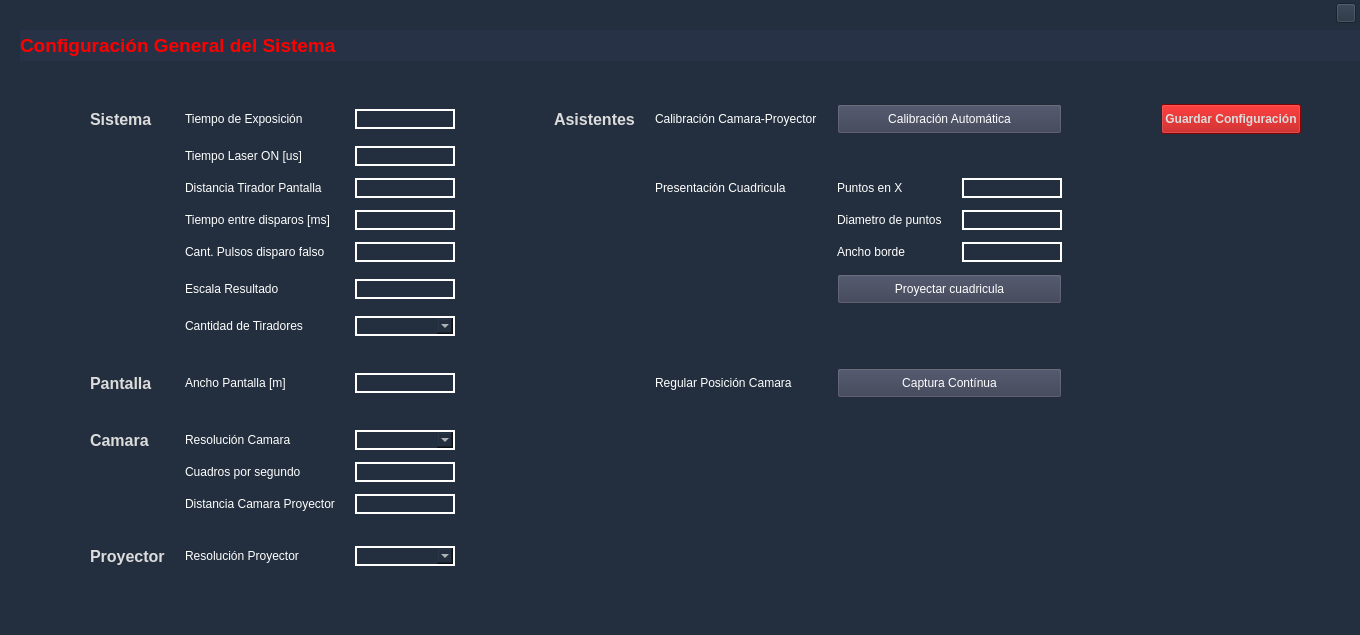
<?xml version="1.0" encoding="UTF-8"?>
<ui version="4.0">
 <class>Configuracion</class>
 <widget class="QWidget" name="Configuracion">
  <property name="geometry">
   <rect>
    <x>0</x>
    <y>0</y>
    <width>1360</width>
    <height>635</height>
   </rect>
  </property>
  <property name="minimumSize">
   <size>
    <width>1360</width>
    <height>635</height>
   </size>
  </property>
  <property name="windowTitle">
   <string>Configuracion General</string>
  </property>
  <property name="styleSheet">
   <string notr="true">QWidget{
	background-color: rgb(30, 40, 50);
	background-color: #232F3E;
}
QComboBox{
    border: 2px solid  rgb(255, 255, 255);
    color: rgb(255, 255, 255);
   alignment: AlignRight;
}
QLineEdit{
    border: 2px solid  rgb(255, 255, 255);
    color: rgb(255, 255, 255);
   alignment: AlignRight;
}</string>
  </property>
  <widget class="QPushButton" name="pushButtonSalir">
   <property name="geometry">
    <rect>
     <x>1336</x>
     <y>3</y>
     <width>20</width>
     <height>20</height>
    </rect>
   </property>
   <property name="styleSheet">
    <string notr="true"/>
   </property>
   <property name="text">
    <string/>
   </property>
   <property name="icon">
    <iconset resource="../RecursosSTPUI.qrc">
     <normaloff>:/Imagnes MainSTP/MyIconos/icono Salir.png</normaloff>:/Imagnes MainSTP/MyIconos/icono Salir.png</iconset>
   </property>
   <property name="iconSize">
    <size>
     <width>20</width>
     <height>20</height>
    </size>
   </property>
  </widget>
  <widget class="QLabel" name="labelConfiguracionGeneralSist">
   <property name="geometry">
    <rect>
     <x>20</x>
     <y>30</y>
     <width>1341</width>
     <height>31</height>
    </rect>
   </property>
   <property name="sizePolicy">
    <sizepolicy hsizetype="Expanding" vsizetype="Preferred">
     <horstretch>0</horstretch>
     <verstretch>6</verstretch>
    </sizepolicy>
   </property>
   <property name="font">
    <font>
     <pointsize>14</pointsize>
     <weight>75</weight>
     <bold>true</bold>
    </font>
   </property>
   <property name="styleSheet">
    <string notr="true">color: rgb(255, 0, 0);
background-color: rgb(40, 50, 70);
</string>
   </property>
   <property name="text">
    <string>Configuración General del Sistema</string>
   </property>
   <property name="alignment">
    <set>Qt::AlignLeading|Qt::AlignLeft|Qt::AlignVCenter</set>
   </property>
  </widget>
  <widget class="QWidget" name="layoutWidget">
   <property name="geometry">
    <rect>
     <x>90</x>
     <y>100</y>
     <width>1211</width>
     <height>478</height>
    </rect>
   </property>
   <layout class="QGridLayout" name="gridLayoutSistema">
    <property name="horizontalSpacing">
     <number>20</number>
    </property>
    <property name="verticalSpacing">
     <number>8</number>
    </property>
    <item row="3" column="6">
     <widget class="QLabel" name="label_9">
      <property name="sizePolicy">
       <sizepolicy hsizetype="Expanding" vsizetype="Preferred">
        <horstretch>0</horstretch>
        <verstretch>0</verstretch>
       </sizepolicy>
      </property>
      <property name="styleSheet">
       <string notr="true">color: rgb(255, 255, 255);</string>
      </property>
      <property name="text">
       <string>Diametro de puntos</string>
      </property>
     </widget>
    </item>
    <item row="2" column="6">
     <widget class="QLabel" name="labelPuntosX">
      <property name="sizePolicy">
       <sizepolicy hsizetype="Expanding" vsizetype="Preferred">
        <horstretch>0</horstretch>
        <verstretch>0</verstretch>
       </sizepolicy>
      </property>
      <property name="styleSheet">
       <string notr="true">color: rgb(255, 255, 255);</string>
      </property>
      <property name="text">
       <string>Puntos en X</string>
      </property>
     </widget>
    </item>
    <item row="10" column="0">
     <widget class="QLabel" name="labelCamara">
      <property name="font">
       <font>
        <pointsize>12</pointsize>
        <weight>75</weight>
        <bold>true</bold>
       </font>
      </property>
      <property name="styleSheet">
       <string notr="true">color: rgb(220, 220, 220);</string>
      </property>
      <property name="text">
       <string>Camara</string>
      </property>
     </widget>
    </item>
    <item row="0" column="3">
     <spacer name="horizontalSpacer_7">
      <property name="orientation">
       <enum>Qt::Horizontal</enum>
      </property>
      <property name="sizeHint" stdset="0">
       <size>
        <width>10</width>
        <height>20</height>
       </size>
      </property>
     </spacer>
    </item>
    <item row="8" column="1">
     <widget class="QLabel" name="labelAnchoPantalla">
      <property name="sizePolicy">
       <sizepolicy hsizetype="Expanding" vsizetype="Preferred">
        <horstretch>0</horstretch>
        <verstretch>0</verstretch>
       </sizepolicy>
      </property>
      <property name="styleSheet">
       <string notr="true">color: rgb(255, 255, 255);</string>
      </property>
      <property name="text">
       <string>Ancho Pantalla [m]</string>
      </property>
     </widget>
    </item>
    <item row="12" column="1">
     <widget class="QLabel" name="labelDistCamaraProyector">
      <property name="sizePolicy">
       <sizepolicy hsizetype="Expanding" vsizetype="Preferred">
        <horstretch>0</horstretch>
        <verstretch>0</verstretch>
       </sizepolicy>
      </property>
      <property name="styleSheet">
       <string notr="true">color: rgb(255, 255, 255);</string>
      </property>
      <property name="text">
       <string>Distancia Camara Proyector</string>
      </property>
     </widget>
    </item>
    <item row="1" column="2">
     <widget class="QLineEdit" name="lineTiempoLaserOn">
      <property name="sizePolicy">
       <sizepolicy hsizetype="Expanding" vsizetype="Fixed">
        <horstretch>0</horstretch>
        <verstretch>0</verstretch>
       </sizepolicy>
      </property>
      <property name="minimumSize">
       <size>
        <width>100</width>
        <height>0</height>
       </size>
      </property>
      <property name="maximumSize">
       <size>
        <width>100</width>
        <height>16777215</height>
       </size>
      </property>
      <property name="layoutDirection">
       <enum>Qt::LeftToRight</enum>
      </property>
      <property name="alignment">
       <set>Qt::AlignRight|Qt::AlignTrailing|Qt::AlignVCenter</set>
      </property>
     </widget>
    </item>
    <item row="5" column="2">
     <widget class="QLineEdit" name="lineEscalaResultado">
      <property name="sizePolicy">
       <sizepolicy hsizetype="Expanding" vsizetype="Fixed">
        <horstretch>0</horstretch>
        <verstretch>0</verstretch>
       </sizepolicy>
      </property>
      <property name="minimumSize">
       <size>
        <width>100</width>
        <height>0</height>
       </size>
      </property>
      <property name="maximumSize">
       <size>
        <width>100</width>
        <height>16777215</height>
       </size>
      </property>
      <property name="alignment">
       <set>Qt::AlignRight|Qt::AlignTrailing|Qt::AlignVCenter</set>
      </property>
     </widget>
    </item>
    <item row="3" column="2">
     <widget class="QLineEdit" name="lineTiempoEntreDisparos">
      <property name="sizePolicy">
       <sizepolicy hsizetype="Expanding" vsizetype="Fixed">
        <horstretch>0</horstretch>
        <verstretch>0</verstretch>
       </sizepolicy>
      </property>
      <property name="minimumSize">
       <size>
        <width>100</width>
        <height>0</height>
       </size>
      </property>
      <property name="maximumSize">
       <size>
        <width>100</width>
        <height>16777215</height>
       </size>
      </property>
      <property name="alignment">
       <set>Qt::AlignRight|Qt::AlignTrailing|Qt::AlignVCenter</set>
      </property>
     </widget>
    </item>
    <item row="10" column="2">
     <widget class="QComboBox" name="comboResolucionCamara">
      <property name="sizePolicy">
       <sizepolicy hsizetype="Expanding" vsizetype="Fixed">
        <horstretch>0</horstretch>
        <verstretch>0</verstretch>
       </sizepolicy>
      </property>
      <property name="minimumSize">
       <size>
        <width>100</width>
        <height>0</height>
       </size>
      </property>
      <property name="maximumSize">
       <size>
        <width>100</width>
        <height>16777215</height>
       </size>
      </property>
      <property name="layoutDirection">
       <enum>Qt::LeftToRight</enum>
      </property>
      <property name="styleSheet">
       <string notr="true"/>
      </property>
     </widget>
    </item>
    <item row="12" column="2">
     <widget class="QLineEdit" name="lineDistCamaraProyector">
      <property name="sizePolicy">
       <sizepolicy hsizetype="Expanding" vsizetype="Fixed">
        <horstretch>0</horstretch>
        <verstretch>0</verstretch>
       </sizepolicy>
      </property>
      <property name="minimumSize">
       <size>
        <width>100</width>
        <height>0</height>
       </size>
      </property>
      <property name="maximumSize">
       <size>
        <width>100</width>
        <height>16777215</height>
       </size>
      </property>
      <property name="alignment">
       <set>Qt::AlignRight|Qt::AlignTrailing|Qt::AlignVCenter</set>
      </property>
     </widget>
    </item>
    <item row="4" column="1">
     <widget class="QLabel" name="labelCantPulsosDisparoFalso">
      <property name="sizePolicy">
       <sizepolicy hsizetype="Expanding" vsizetype="Preferred">
        <horstretch>0</horstretch>
        <verstretch>0</verstretch>
       </sizepolicy>
      </property>
      <property name="styleSheet">
       <string notr="true">color: rgb(255, 255, 255);</string>
      </property>
      <property name="text">
       <string>Cant. Pulsos disparo falso</string>
      </property>
     </widget>
    </item>
    <item row="8" column="2">
     <widget class="QLineEdit" name="lineAnchoPantalla">
      <property name="sizePolicy">
       <sizepolicy hsizetype="Expanding" vsizetype="Fixed">
        <horstretch>0</horstretch>
        <verstretch>0</verstretch>
       </sizepolicy>
      </property>
      <property name="minimumSize">
       <size>
        <width>100</width>
        <height>0</height>
       </size>
      </property>
      <property name="maximumSize">
       <size>
        <width>100</width>
        <height>16777215</height>
       </size>
      </property>
      <property name="layoutDirection">
       <enum>Qt::LeftToRight</enum>
      </property>
      <property name="alignment">
       <set>Qt::AlignRight|Qt::AlignTrailing|Qt::AlignVCenter</set>
      </property>
     </widget>
    </item>
    <item row="6" column="2">
     <widget class="QComboBox" name="comboCantidadTiradores">
      <property name="sizePolicy">
       <sizepolicy hsizetype="Expanding" vsizetype="Fixed">
        <horstretch>0</horstretch>
        <verstretch>0</verstretch>
       </sizepolicy>
      </property>
      <property name="minimumSize">
       <size>
        <width>100</width>
        <height>0</height>
       </size>
      </property>
      <property name="maximumSize">
       <size>
        <width>100</width>
        <height>16777215</height>
       </size>
      </property>
      <property name="styleSheet">
       <string notr="true"/>
      </property>
     </widget>
    </item>
    <item row="2" column="2">
     <widget class="QLineEdit" name="lineDisTiradorPantalla">
      <property name="sizePolicy">
       <sizepolicy hsizetype="Expanding" vsizetype="Fixed">
        <horstretch>0</horstretch>
        <verstretch>0</verstretch>
       </sizepolicy>
      </property>
      <property name="minimumSize">
       <size>
        <width>100</width>
        <height>0</height>
       </size>
      </property>
      <property name="maximumSize">
       <size>
        <width>100</width>
        <height>16777215</height>
       </size>
      </property>
      <property name="layoutDirection">
       <enum>Qt::LeftToRight</enum>
      </property>
      <property name="alignment">
       <set>Qt::AlignRight|Qt::AlignTrailing|Qt::AlignVCenter</set>
      </property>
     </widget>
    </item>
    <item row="3" column="1">
     <widget class="QLabel" name="labelTiempoEntreDisparos">
      <property name="sizePolicy">
       <sizepolicy hsizetype="Expanding" vsizetype="Preferred">
        <horstretch>0</horstretch>
        <verstretch>0</verstretch>
       </sizepolicy>
      </property>
      <property name="styleSheet">
       <string notr="true">color: rgb(255, 255, 255);</string>
      </property>
      <property name="text">
       <string>Tiempo entre disparos [ms]</string>
      </property>
     </widget>
    </item>
    <item row="7" column="1">
     <spacer name="horizontalSpacer">
      <property name="orientation">
       <enum>Qt::Horizontal</enum>
      </property>
      <property name="sizeType">
       <enum>QSizePolicy::Minimum</enum>
      </property>
      <property name="sizeHint" stdset="0">
       <size>
        <width>40</width>
        <height>20</height>
       </size>
      </property>
     </spacer>
    </item>
    <item row="0" column="4">
     <widget class="QLabel" name="labelAsistentes">
      <property name="font">
       <font>
        <pointsize>12</pointsize>
        <weight>75</weight>
        <bold>true</bold>
       </font>
      </property>
      <property name="styleSheet">
       <string notr="true">color: rgb(220, 220, 220);</string>
      </property>
      <property name="text">
       <string>Asistentes</string>
      </property>
     </widget>
    </item>
    <item row="14" column="1">
     <widget class="QLabel" name="labelResolucionProyector">
      <property name="sizePolicy">
       <sizepolicy hsizetype="Expanding" vsizetype="Preferred">
        <horstretch>0</horstretch>
        <verstretch>0</verstretch>
       </sizepolicy>
      </property>
      <property name="styleSheet">
       <string notr="true">color: rgb(255, 255, 255);</string>
      </property>
      <property name="text">
       <string>Resolución Proyector</string>
      </property>
     </widget>
    </item>
    <item row="4" column="2">
     <widget class="QLineEdit" name="lineCantPulsosDisparoFalso">
      <property name="sizePolicy">
       <sizepolicy hsizetype="Expanding" vsizetype="Fixed">
        <horstretch>0</horstretch>
        <verstretch>0</verstretch>
       </sizepolicy>
      </property>
      <property name="minimumSize">
       <size>
        <width>100</width>
        <height>0</height>
       </size>
      </property>
      <property name="maximumSize">
       <size>
        <width>100</width>
        <height>16777215</height>
       </size>
      </property>
      <property name="alignment">
       <set>Qt::AlignRight|Qt::AlignTrailing|Qt::AlignVCenter</set>
      </property>
     </widget>
    </item>
    <item row="5" column="1">
     <widget class="QLabel" name="labelEscalaResultado">
      <property name="sizePolicy">
       <sizepolicy hsizetype="Expanding" vsizetype="Preferred">
        <horstretch>0</horstretch>
        <verstretch>0</verstretch>
       </sizepolicy>
      </property>
      <property name="styleSheet">
       <string notr="true">color: rgb(255, 255, 255);</string>
      </property>
      <property name="text">
       <string>Escala Resultado</string>
      </property>
     </widget>
    </item>
    <item row="10" column="1">
     <widget class="QLabel" name="labelResolucionCamara">
      <property name="sizePolicy">
       <sizepolicy hsizetype="Expanding" vsizetype="Preferred">
        <horstretch>0</horstretch>
        <verstretch>0</verstretch>
       </sizepolicy>
      </property>
      <property name="styleSheet">
       <string notr="true">color: rgb(255, 255, 255);</string>
      </property>
      <property name="text">
       <string>Resolución Camara</string>
      </property>
     </widget>
    </item>
    <item row="0" column="2">
     <widget class="QLineEdit" name="lineTiempoExposicion">
      <property name="sizePolicy">
       <sizepolicy hsizetype="Expanding" vsizetype="Fixed">
        <horstretch>0</horstretch>
        <verstretch>0</verstretch>
       </sizepolicy>
      </property>
      <property name="minimumSize">
       <size>
        <width>100</width>
        <height>0</height>
       </size>
      </property>
      <property name="maximumSize">
       <size>
        <width>100</width>
        <height>16777215</height>
       </size>
      </property>
      <property name="layoutDirection">
       <enum>Qt::LeftToRight</enum>
      </property>
      <property name="alignment">
       <set>Qt::AlignRight|Qt::AlignTrailing|Qt::AlignVCenter</set>
      </property>
     </widget>
    </item>
    <item row="14" column="2">
     <widget class="QComboBox" name="comboResolucionProyector">
      <property name="sizePolicy">
       <sizepolicy hsizetype="Expanding" vsizetype="Fixed">
        <horstretch>0</horstretch>
        <verstretch>0</verstretch>
       </sizepolicy>
      </property>
      <property name="minimumSize">
       <size>
        <width>100</width>
        <height>0</height>
       </size>
      </property>
      <property name="maximumSize">
       <size>
        <width>100</width>
        <height>16777215</height>
       </size>
      </property>
      <property name="layoutDirection">
       <enum>Qt::LeftToRight</enum>
      </property>
      <property name="styleSheet">
       <string notr="true">alignment: AlignRight;</string>
      </property>
     </widget>
    </item>
    <item row="11" column="2">
     <widget class="QLineEdit" name="lineCuadrosPorSegundo">
      <property name="sizePolicy">
       <sizepolicy hsizetype="Expanding" vsizetype="Fixed">
        <horstretch>0</horstretch>
        <verstretch>0</verstretch>
       </sizepolicy>
      </property>
      <property name="minimumSize">
       <size>
        <width>100</width>
        <height>0</height>
       </size>
      </property>
      <property name="maximumSize">
       <size>
        <width>100</width>
        <height>16777215</height>
       </size>
      </property>
      <property name="alignment">
       <set>Qt::AlignRight|Qt::AlignTrailing|Qt::AlignVCenter</set>
      </property>
     </widget>
    </item>
    <item row="11" column="1">
     <widget class="QLabel" name="labelCuadrosPorSegundo">
      <property name="sizePolicy">
       <sizepolicy hsizetype="Expanding" vsizetype="Preferred">
        <horstretch>0</horstretch>
        <verstretch>0</verstretch>
       </sizepolicy>
      </property>
      <property name="styleSheet">
       <string notr="true">color: rgb(255, 255, 255);</string>
      </property>
      <property name="text">
       <string>Cuadros por segundo</string>
      </property>
     </widget>
    </item>
    <item row="0" column="0">
     <widget class="QLabel" name="labelSistema">
      <property name="font">
       <font>
        <pointsize>12</pointsize>
        <weight>75</weight>
        <bold>true</bold>
       </font>
      </property>
      <property name="styleSheet">
       <string notr="true">color: rgb(220, 220, 220);</string>
      </property>
      <property name="text">
       <string>Sistema</string>
      </property>
     </widget>
    </item>
    <item row="8" column="0">
     <widget class="QLabel" name="labelPantalla">
      <property name="font">
       <font>
        <pointsize>12</pointsize>
        <weight>75</weight>
        <bold>true</bold>
       </font>
      </property>
      <property name="styleSheet">
       <string notr="true">color: rgb(220, 220, 220);</string>
      </property>
      <property name="text">
       <string>Pantalla</string>
      </property>
     </widget>
    </item>
    <item row="0" column="1">
     <widget class="QLabel" name="labelTiempoExposicion">
      <property name="sizePolicy">
       <sizepolicy hsizetype="Expanding" vsizetype="Preferred">
        <horstretch>0</horstretch>
        <verstretch>0</verstretch>
       </sizepolicy>
      </property>
      <property name="styleSheet">
       <string notr="true">color: rgb(255, 255, 255);</string>
      </property>
      <property name="text">
       <string>Tiempo de Exposición</string>
      </property>
     </widget>
    </item>
    <item row="0" column="5">
     <widget class="QLabel" name="labelCalibCamaraProy">
      <property name="sizePolicy">
       <sizepolicy hsizetype="Expanding" vsizetype="Preferred">
        <horstretch>0</horstretch>
        <verstretch>0</verstretch>
       </sizepolicy>
      </property>
      <property name="styleSheet">
       <string notr="true">color: rgb(255, 255, 255);</string>
      </property>
      <property name="text">
       <string>Calibración Camara-Proyector</string>
      </property>
     </widget>
    </item>
    <item row="6" column="1">
     <widget class="QLabel" name="labelCantidadTiradores">
      <property name="sizePolicy">
       <sizepolicy hsizetype="Expanding" vsizetype="Preferred">
        <horstretch>0</horstretch>
        <verstretch>0</verstretch>
       </sizepolicy>
      </property>
      <property name="styleSheet">
       <string notr="true">color: rgb(255, 255, 255);</string>
      </property>
      <property name="text">
       <string>Cantidad de Tiradores</string>
      </property>
     </widget>
    </item>
    <item row="1" column="1">
     <widget class="QLabel" name="labelTiempoLaserOn">
      <property name="sizePolicy">
       <sizepolicy hsizetype="Expanding" vsizetype="Preferred">
        <horstretch>0</horstretch>
        <verstretch>0</verstretch>
       </sizepolicy>
      </property>
      <property name="styleSheet">
       <string notr="true">color: rgb(255, 255, 255);</string>
      </property>
      <property name="text">
       <string>Tiempo Laser ON [us]</string>
      </property>
     </widget>
    </item>
    <item row="13" column="1">
     <spacer name="horizontalSpacer_2">
      <property name="orientation">
       <enum>Qt::Horizontal</enum>
      </property>
      <property name="sizeHint" stdset="0">
       <size>
        <width>40</width>
        <height>20</height>
       </size>
      </property>
     </spacer>
    </item>
    <item row="14" column="0">
     <widget class="QLabel" name="labelProyector">
      <property name="font">
       <font>
        <pointsize>12</pointsize>
        <weight>75</weight>
        <bold>true</bold>
       </font>
      </property>
      <property name="styleSheet">
       <string notr="true">color: rgb(220, 220, 220);</string>
      </property>
      <property name="text">
       <string>Proyector</string>
      </property>
     </widget>
    </item>
    <item row="2" column="1">
     <widget class="QLabel" name="labelDistTiradorPantalla">
      <property name="sizePolicy">
       <sizepolicy hsizetype="Expanding" vsizetype="Preferred">
        <horstretch>0</horstretch>
        <verstretch>0</verstretch>
       </sizepolicy>
      </property>
      <property name="styleSheet">
       <string notr="true">color: rgb(255, 255, 255);</string>
      </property>
      <property name="text">
       <string>Distancia Tirador Pantalla</string>
      </property>
     </widget>
    </item>
    <item row="4" column="7">
     <widget class="QLineEdit" name="lineEditAnchoBorde">
      <property name="minimumSize">
       <size>
        <width>100</width>
        <height>0</height>
       </size>
      </property>
      <property name="maximumSize">
       <size>
        <width>100</width>
        <height>16777215</height>
       </size>
      </property>
      <property name="alignment">
       <set>Qt::AlignRight|Qt::AlignTrailing|Qt::AlignVCenter</set>
      </property>
     </widget>
    </item>
    <item row="0" column="9">
     <widget class="QPushButton" name="pushGuardarConfiguracion">
      <property name="minimumSize">
       <size>
        <width>0</width>
        <height>30</height>
       </size>
      </property>
      <property name="font">
       <font>
        <weight>75</weight>
        <bold>true</bold>
       </font>
      </property>
      <property name="styleSheet">
       <string notr="true">color: rgb(220, 220, 220);
background-color: rgb(180, 0, 0);</string>
      </property>
      <property name="text">
       <string>Guardar Configuración</string>
      </property>
     </widget>
    </item>
    <item row="2" column="7">
     <widget class="QLineEdit" name="linePuntosCuadriculaEnX">
      <property name="sizePolicy">
       <sizepolicy hsizetype="Expanding" vsizetype="Fixed">
        <horstretch>0</horstretch>
        <verstretch>0</verstretch>
       </sizepolicy>
      </property>
      <property name="minimumSize">
       <size>
        <width>100</width>
        <height>0</height>
       </size>
      </property>
      <property name="maximumSize">
       <size>
        <width>100</width>
        <height>16777215</height>
       </size>
      </property>
      <property name="alignment">
       <set>Qt::AlignRight|Qt::AlignTrailing|Qt::AlignVCenter</set>
      </property>
     </widget>
    </item>
    <item row="2" column="5">
     <widget class="QLabel" name="labelPresCuadricula">
      <property name="sizePolicy">
       <sizepolicy hsizetype="Expanding" vsizetype="Preferred">
        <horstretch>0</horstretch>
        <verstretch>0</verstretch>
       </sizepolicy>
      </property>
      <property name="styleSheet">
       <string notr="true">color: rgb(255, 255, 255);</string>
      </property>
      <property name="text">
       <string>Presentación Cuadricula</string>
      </property>
     </widget>
    </item>
    <item row="3" column="7">
     <widget class="QLineEdit" name="lineEdiTDiametrodePuntos">
      <property name="minimumSize">
       <size>
        <width>100</width>
        <height>0</height>
       </size>
      </property>
      <property name="maximumSize">
       <size>
        <width>100</width>
        <height>16777215</height>
       </size>
      </property>
      <property name="alignment">
       <set>Qt::AlignRight|Qt::AlignTrailing|Qt::AlignVCenter</set>
      </property>
     </widget>
    </item>
    <item row="4" column="6">
     <widget class="QLabel" name="labelAnchoBorde">
      <property name="sizePolicy">
       <sizepolicy hsizetype="Expanding" vsizetype="Preferred">
        <horstretch>0</horstretch>
        <verstretch>0</verstretch>
       </sizepolicy>
      </property>
      <property name="styleSheet">
       <string notr="true">color: rgb(255, 255, 255);</string>
      </property>
      <property name="text">
       <string>Ancho borde</string>
      </property>
     </widget>
    </item>
    <item row="9" column="1">
     <spacer name="horizontalSpacer_3">
      <property name="orientation">
       <enum>Qt::Horizontal</enum>
      </property>
      <property name="sizeHint" stdset="0">
       <size>
        <width>40</width>
        <height>20</height>
       </size>
      </property>
     </spacer>
    </item>
    <item row="0" column="6" colspan="2">
     <widget class="QPushButton" name="pushCalibracionAutomatica">
      <property name="sizePolicy">
       <sizepolicy hsizetype="Expanding" vsizetype="Fixed">
        <horstretch>0</horstretch>
        <verstretch>0</verstretch>
       </sizepolicy>
      </property>
      <property name="minimumSize">
       <size>
        <width>0</width>
        <height>30</height>
       </size>
      </property>
      <property name="font">
       <font>
        <weight>50</weight>
        <bold>false</bold>
       </font>
      </property>
      <property name="styleSheet">
       <string notr="true">color: rgb(255, 255, 255);
background-color: rgb(55, 60, 80);</string>
      </property>
      <property name="text">
       <string>Calibración Automática</string>
      </property>
     </widget>
    </item>
    <item row="0" column="8">
     <spacer name="horizontalSpacer_4">
      <property name="orientation">
       <enum>Qt::Horizontal</enum>
      </property>
      <property name="sizeHint" stdset="0">
       <size>
        <width>10</width>
        <height>20</height>
       </size>
      </property>
     </spacer>
    </item>
    <item row="8" column="5">
     <widget class="QLabel" name="labelRegPosicionCamara">
      <property name="sizePolicy">
       <sizepolicy hsizetype="Expanding" vsizetype="Preferred">
        <horstretch>0</horstretch>
        <verstretch>0</verstretch>
       </sizepolicy>
      </property>
      <property name="styleSheet">
       <string notr="true">color: rgb(255, 255, 255);</string>
      </property>
      <property name="text">
       <string>Regular Posición Camara</string>
      </property>
     </widget>
    </item>
    <item row="8" column="6" colspan="2">
     <widget class="QPushButton" name="pushCapturaContinua">
      <property name="sizePolicy">
       <sizepolicy hsizetype="Expanding" vsizetype="Fixed">
        <horstretch>0</horstretch>
        <verstretch>0</verstretch>
       </sizepolicy>
      </property>
      <property name="minimumSize">
       <size>
        <width>0</width>
        <height>30</height>
       </size>
      </property>
      <property name="styleSheet">
       <string notr="true">color: rgb(255, 255, 255);
background-color: rgb(55, 60, 80);</string>
      </property>
      <property name="text">
       <string>Captura Contínua</string>
      </property>
     </widget>
    </item>
    <item row="5" column="6" colspan="2">
     <widget class="QPushButton" name="pushProyectarCuadricula">
      <property name="minimumSize">
       <size>
        <width>0</width>
        <height>30</height>
       </size>
      </property>
      <property name="styleSheet">
       <string notr="true">color: rgb(255, 255, 255);
background-color: rgb(55, 60, 80);</string>
      </property>
      <property name="text">
       <string>Proyectar cuadricula</string>
      </property>
     </widget>
    </item>
   </layout>
  </widget>
 </widget>
 <resources>
  <include location="../RecursosSTPUI.qrc"/>
 </resources>
 <connections>
  <connection>
   <sender>pushButtonSalir</sender>
   <signal>clicked()</signal>
   <receiver>Configuracion</receiver>
   <slot>close()</slot>
   <hints>
    <hint type="sourcelabel">
     <x>1009</x>
     <y>14</y>
    </hint>
    <hint type="destinationlabel">
     <x>963</x>
     <y>31</y>
    </hint>
   </hints>
  </connection>
 </connections>
 <slots>
  <slot>capturar()</slot>
  <slot>grabar()</slot>
 </slots>
</ui>
